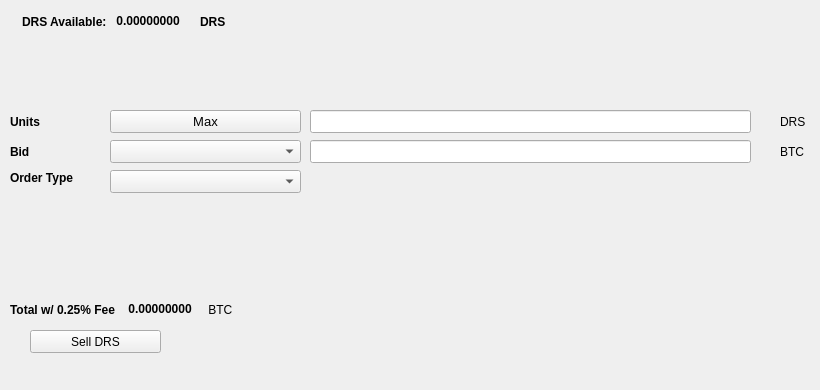
   <widget class="QWidget" name="SellTab">
    <attribute name="title">
     <string>Sell</string>
    </attribute>
    <widget class="QLabel" name="label_16">
     <property name="geometry">
      <rect>
       <x>780</x>
       <y>140</y>
       <width>31</width>
       <height>23</height>
      </rect>
     </property>
     <property name="text">
      <string>BTC</string>
     </property>
    </widget>
    <widget class="QComboBox" name="SellBidcomboBox">
     <property name="geometry">
      <rect>
       <x>110</x>
       <y>140</y>
       <width>191</width>
       <height>23</height>
      </rect>
     </property>
     <property name="font">
      <font>
       <pointsize>10</pointsize>
      </font>
     </property>
    </widget>
    <widget class="QLabel" name="label_18">
     <property name="geometry">
      <rect>
       <x>10</x>
       <y>110</y>
       <width>46</width>
       <height>23</height>
      </rect>
     </property>
     <property name="font">
      <font>
       <weight>75</weight>
       <bold>true</bold>
      </font>
     </property>
     <property name="text">
      <string>Units</string>
     </property>
    </widget>
    <widget class="QPushButton" name="Sell_Max_Amount">
     <property name="geometry">
      <rect>
       <x>110</x>
       <y>110</y>
       <width>191</width>
       <height>23</height>
      </rect>
     </property>
     <property name="font">
      <font>
       <pointsize>10</pointsize>
      </font>
     </property>
     <property name="text">
      <string>Max</string>
     </property>
    </widget>
    <widget class="QLabel" name="label_20">
     <property name="geometry">
      <rect>
       <x>10</x>
       <y>170</y>
       <width>91</width>
       <height>16</height>
      </rect>
     </property>
     <property name="font">
      <font>
       <weight>75</weight>
       <bold>true</bold>
      </font>
     </property>
     <property name="text">
      <string>Order Type</string>
     </property>
    </widget>
    <widget class="QComboBox" name="SellOrdertypeCombo">
     <property name="geometry">
      <rect>
       <x>110</x>
       <y>170</y>
       <width>191</width>
       <height>23</height>
      </rect>
     </property>
     <property name="font">
      <font>
       <pointsize>10</pointsize>
      </font>
     </property>
    </widget>
    <widget class="QLabel" name="label_21">
     <property name="geometry">
      <rect>
       <x>10</x>
       <y>140</y>
       <width>46</width>
       <height>23</height>
      </rect>
     </property>
     <property name="font">
      <font>
       <weight>75</weight>
       <bold>true</bold>
      </font>
     </property>
     <property name="text">
      <string>Bid</string>
     </property>
    </widget>
    <widget class="QLabel" name="label_22">
     <property name="geometry">
      <rect>
       <x>780</x>
       <y>110</y>
       <width>31</width>
       <height>23</height>
      </rect>
     </property>
     <property name="text">
      <string>DRS</string>
     </property>
    </widget>
    <widget class="QLineEdit" name="UnitsInputRS">
     <property name="geometry">
      <rect>
       <x>310</x>
       <y>110</y>
       <width>441</width>
       <height>23</height>
      </rect>
     </property>
     <property name="font">
      <font>
       <pointsize>9</pointsize>
       <weight>75</weight>
       <bold>true</bold>
      </font>
     </property>
    </widget>
    <widget class="QLineEdit" name="SellBidPriceEdit">
     <property name="geometry">
      <rect>
       <x>310</x>
       <y>140</y>
       <width>441</width>
       <height>23</height>
      </rect>
     </property>
     <property name="font">
      <font>
       <pointsize>9</pointsize>
       <weight>75</weight>
       <bold>true</bold>
      </font>
     </property>
    </widget>
    <widget class="QPushButton" name="SellRSBTN">
     <property name="geometry">
      <rect>
       <x>30</x>
       <y>330</y>
       <width>131</width>
       <height>23</height>
      </rect>
     </property>
     <property name="text">
      <string>Sell DRS</string>
     </property>
     <property name="icon">
      <iconset resource="../rupees">
       <normaloff>:/icons/bitcoin</normaloff>:/icons/bitcoin</iconset>
     </property>
    </widget>
    <widget class="QWidget" name="layoutWidget3">
     <property name="geometry">
      <rect>
       <x>22</x>
       <y>12</y>
       <width>258</width>
       <height>19</height>
      </rect>
     </property>
     <layout class="QHBoxLayout" name="horizontalLayout">
      <item>
       <widget class="QLabel" name="label232_2">
        <property name="font">
         <font>
          <weight>75</weight>
          <bold>true</bold>
         </font>
        </property>
        <property name="text">
         <string>DRS Available:</string>
        </property>
       </widget>
      </item>
      <item>
       <widget class="QLabel" name="RSAvailableLabel">
        <property name="palette">
         <palette>
          <active>
           <colorrole role="WindowText">
            <brush brushstyle="SolidPattern">
             <color alpha="255">
              <red>0</red>
              <green>0</green>
              <blue>0</blue>
             </color>
            </brush>
           </colorrole>
           <colorrole role="Button">
            <brush brushstyle="SolidPattern">
             <color alpha="255">
              <red>0</red>
              <green>170</green>
              <blue>0</blue>
             </color>
            </brush>
           </colorrole>
           <colorrole role="Light">
            <brush brushstyle="SolidPattern">
             <color alpha="255">
              <red>0</red>
              <green>255</green>
              <blue>0</blue>
             </color>
            </brush>
           </colorrole>
           <colorrole role="Midlight">
            <brush brushstyle="SolidPattern">
             <color alpha="255">
              <red>0</red>
              <green>212</green>
              <blue>0</blue>
             </color>
            </brush>
           </colorrole>
           <colorrole role="Dark">
            <brush brushstyle="SolidPattern">
             <color alpha="255">
              <red>0</red>
              <green>85</green>
              <blue>0</blue>
             </color>
            </brush>
           </colorrole>
           <colorrole role="Mid">
            <brush brushstyle="SolidPattern">
             <color alpha="255">
              <red>0</red>
              <green>113</green>
              <blue>0</blue>
             </color>
            </brush>
           </colorrole>
           <colorrole role="Text">
            <brush brushstyle="SolidPattern">
             <color alpha="255">
              <red>0</red>
              <green>170</green>
              <blue>0</blue>
             </color>
            </brush>
           </colorrole>
           <colorrole role="BrightText">
            <brush brushstyle="SolidPattern">
             <color alpha="255">
              <red>255</red>
              <green>255</green>
              <blue>255</blue>
             </color>
            </brush>
           </colorrole>
           <colorrole role="ButtonText">
            <brush brushstyle="SolidPattern">
             <color alpha="255">
              <red>0</red>
              <green>0</green>
              <blue>0</blue>
             </color>
            </brush>
           </colorrole>
           <colorrole role="Base">
            <brush brushstyle="SolidPattern">
             <color alpha="255">
              <red>255</red>
              <green>255</green>
              <blue>255</blue>
             </color>
            </brush>
           </colorrole>
           <colorrole role="Window">
            <brush brushstyle="SolidPattern">
             <color alpha="255">
              <red>0</red>
              <green>170</green>
              <blue>0</blue>
             </color>
            </brush>
           </colorrole>
           <colorrole role="Shadow">
            <brush brushstyle="SolidPattern">
             <color alpha="255">
              <red>0</red>
              <green>0</green>
              <blue>0</blue>
             </color>
            </brush>
           </colorrole>
           <colorrole role="AlternateBase">
            <brush brushstyle="SolidPattern">
             <color alpha="255">
              <red>127</red>
              <green>212</green>
              <blue>127</blue>
             </color>
            </brush>
           </colorrole>
           <colorrole role="ToolTipBase">
            <brush brushstyle="SolidPattern">
             <color alpha="255">
              <red>255</red>
              <green>255</green>
              <blue>220</blue>
             </color>
            </brush>
           </colorrole>
           <colorrole role="ToolTipText">
            <brush brushstyle="SolidPattern">
             <color alpha="255">
              <red>0</red>
              <green>0</green>
              <blue>0</blue>
             </color>
            </brush>
           </colorrole>
          </active>
          <inactive>
           <colorrole role="WindowText">
            <brush brushstyle="SolidPattern">
             <color alpha="255">
              <red>0</red>
              <green>0</green>
              <blue>0</blue>
             </color>
            </brush>
           </colorrole>
           <colorrole role="Button">
            <brush brushstyle="SolidPattern">
             <color alpha="255">
              <red>0</red>
              <green>170</green>
              <blue>0</blue>
             </color>
            </brush>
           </colorrole>
           <colorrole role="Light">
            <brush brushstyle="SolidPattern">
             <color alpha="255">
              <red>0</red>
              <green>255</green>
              <blue>0</blue>
             </color>
            </brush>
           </colorrole>
           <colorrole role="Midlight">
            <brush brushstyle="SolidPattern">
             <color alpha="255">
              <red>0</red>
              <green>212</green>
              <blue>0</blue>
             </color>
            </brush>
           </colorrole>
           <colorrole role="Dark">
            <brush brushstyle="SolidPattern">
             <color alpha="255">
              <red>0</red>
              <green>85</green>
              <blue>0</blue>
             </color>
            </brush>
           </colorrole>
           <colorrole role="Mid">
            <brush brushstyle="SolidPattern">
             <color alpha="255">
              <red>0</red>
              <green>113</green>
              <blue>0</blue>
             </color>
            </brush>
           </colorrole>
           <colorrole role="Text">
            <brush brushstyle="SolidPattern">
             <color alpha="255">
              <red>0</red>
              <green>170</green>
              <blue>0</blue>
             </color>
            </brush>
           </colorrole>
           <colorrole role="BrightText">
            <brush brushstyle="SolidPattern">
             <color alpha="255">
              <red>255</red>
              <green>255</green>
              <blue>255</blue>
             </color>
            </brush>
           </colorrole>
           <colorrole role="ButtonText">
            <brush brushstyle="SolidPattern">
             <color alpha="255">
              <red>0</red>
              <green>0</green>
              <blue>0</blue>
             </color>
            </brush>
           </colorrole>
           <colorrole role="Base">
            <brush brushstyle="SolidPattern">
             <color alpha="255">
              <red>255</red>
              <green>255</green>
              <blue>255</blue>
             </color>
            </brush>
           </colorrole>
           <colorrole role="Window">
            <brush brushstyle="SolidPattern">
             <color alpha="255">
              <red>0</red>
              <green>170</green>
              <blue>0</blue>
             </color>
            </brush>
           </colorrole>
           <colorrole role="Shadow">
            <brush brushstyle="SolidPattern">
             <color alpha="255">
              <red>0</red>
              <green>0</green>
              <blue>0</blue>
             </color>
            </brush>
           </colorrole>
           <colorrole role="AlternateBase">
            <brush brushstyle="SolidPattern">
             <color alpha="255">
              <red>127</red>
              <green>212</green>
              <blue>127</blue>
             </color>
            </brush>
           </colorrole>
           <colorrole role="ToolTipBase">
            <brush brushstyle="SolidPattern">
             <color alpha="255">
              <red>255</red>
              <green>255</green>
              <blue>220</blue>
             </color>
            </brush>
           </colorrole>
           <colorrole role="ToolTipText">
            <brush brushstyle="SolidPattern">
             <color alpha="255">
              <red>0</red>
              <green>0</green>
              <blue>0</blue>
             </color>
            </brush>
           </colorrole>
          </inactive>
          <disabled>
           <colorrole role="WindowText">
            <brush brushstyle="SolidPattern">
             <color alpha="255">
              <red>0</red>
              <green>85</green>
              <blue>0</blue>
             </color>
            </brush>
           </colorrole>
           <colorrole role="Button">
            <brush brushstyle="SolidPattern">
             <color alpha="255">
              <red>0</red>
              <green>170</green>
              <blue>0</blue>
             </color>
            </brush>
           </colorrole>
           <colorrole role="Light">
            <brush brushstyle="SolidPattern">
             <color alpha="255">
              <red>0</red>
              <green>255</green>
              <blue>0</blue>
             </color>
            </brush>
           </colorrole>
           <colorrole role="Midlight">
            <brush brushstyle="SolidPattern">
             <color alpha="255">
              <red>0</red>
              <green>212</green>
              <blue>0</blue>
             </color>
            </brush>
           </colorrole>
           <colorrole role="Dark">
            <brush brushstyle="SolidPattern">
             <color alpha="255">
              <red>0</red>
              <green>85</green>
              <blue>0</blue>
             </color>
            </brush>
           </colorrole>
           <colorrole role="Mid">
            <brush brushstyle="SolidPattern">
             <color alpha="255">
              <red>0</red>
              <green>113</green>
              <blue>0</blue>
             </color>
            </brush>
           </colorrole>
           <colorrole role="Text">
            <brush brushstyle="SolidPattern">
             <color alpha="255">
              <red>0</red>
              <green>85</green>
              <blue>0</blue>
             </color>
            </brush>
           </colorrole>
           <colorrole role="BrightText">
            <brush brushstyle="SolidPattern">
             <color alpha="255">
              <red>255</red>
              <green>255</green>
              <blue>255</blue>
             </color>
            </brush>
           </colorrole>
           <colorrole role="ButtonText">
            <brush brushstyle="SolidPattern">
             <color alpha="255">
              <red>0</red>
              <green>85</green>
              <blue>0</blue>
             </color>
            </brush>
           </colorrole>
           <colorrole role="Base">
            <brush brushstyle="SolidPattern">
             <color alpha="255">
              <red>0</red>
              <green>170</green>
              <blue>0</blue>
             </color>
            </brush>
           </colorrole>
           <colorrole role="Window">
            <brush brushstyle="SolidPattern">
             <color alpha="255">
              <red>0</red>
              <green>170</green>
              <blue>0</blue>
             </color>
            </brush>
           </colorrole>
           <colorrole role="Shadow">
            <brush brushstyle="SolidPattern">
             <color alpha="255">
              <red>0</red>
              <green>0</green>
              <blue>0</blue>
             </color>
            </brush>
           </colorrole>
           <colorrole role="AlternateBase">
            <brush brushstyle="SolidPattern">
             <color alpha="255">
              <red>0</red>
              <green>170</green>
              <blue>0</blue>
             </color>
            </brush>
           </colorrole>
           <colorrole role="ToolTipBase">
            <brush brushstyle="SolidPattern">
             <color alpha="255">
              <red>255</red>
              <green>255</green>
              <blue>220</blue>
             </color>
            </brush>
           </colorrole>
           <colorrole role="ToolTipText">
            <brush brushstyle="SolidPattern">
             <color alpha="255">
              <red>0</red>
              <green>0</green>
              <blue>0</blue>
             </color>
            </brush>
           </colorrole>
          </disabled>
         </palette>
        </property>
        <property name="font">
         <font>
          <weight>75</weight>
          <bold>true</bold>
         </font>
        </property>
        <property name="text">
         <string> 0.00000000 </string>
        </property>
        <property name="textInteractionFlags">
         <set>Qt::LinksAccessibleByMouse|Qt::TextSelectableByKeyboard|Qt::TextSelectableByMouse</set>
        </property>
       </widget>
      </item>
      <item>
       <widget class="QLabel" name="labelRS">
        <property name="font">
         <font>
          <weight>75</weight>
          <bold>true</bold>
         </font>
        </property>
        <property name="text">
         <string>DRS</string>
        </property>
       </widget>
      </item>
     </layout>
    </widget>
    <widget class="QWidget" name="layoutWidget">
     <property name="geometry">
      <rect>
       <x>10</x>
       <y>300</y>
       <width>268</width>
       <height>19</height>
      </rect>
     </property>
     <layout class="QHBoxLayout" name="horizontalLayout_2">
      <item>
       <widget class="QLabel" name="label_19">
        <property name="font">
         <font>
          <weight>75</weight>
          <bold>true</bold>
         </font>
        </property>
        <property name="text">
         <string>Total w/ 0.25% Fee </string>
        </property>
       </widget>
      </item>
      <item>
       <widget class="QLabel" name="SellCostLabel">
        <property name="palette">
         <palette>
          <active>
           <colorrole role="WindowText">
            <brush brushstyle="SolidPattern">
             <color alpha="255">
              <red>0</red>
              <green>0</green>
              <blue>0</blue>
             </color>
            </brush>
           </colorrole>
           <colorrole role="Button">
            <brush brushstyle="SolidPattern">
             <color alpha="255">
              <red>0</red>
              <green>170</green>
              <blue>0</blue>
             </color>
            </brush>
           </colorrole>
           <colorrole role="Light">
            <brush brushstyle="SolidPattern">
             <color alpha="255">
              <red>0</red>
              <green>255</green>
              <blue>0</blue>
             </color>
            </brush>
           </colorrole>
           <colorrole role="Midlight">
            <brush brushstyle="SolidPattern">
             <color alpha="255">
              <red>0</red>
              <green>212</green>
              <blue>0</blue>
             </color>
            </brush>
           </colorrole>
           <colorrole role="Dark">
            <brush brushstyle="SolidPattern">
             <color alpha="255">
              <red>0</red>
              <green>85</green>
              <blue>0</blue>
             </color>
            </brush>
           </colorrole>
           <colorrole role="Mid">
            <brush brushstyle="SolidPattern">
             <color alpha="255">
              <red>0</red>
              <green>113</green>
              <blue>0</blue>
             </color>
            </brush>
           </colorrole>
           <colorrole role="Text">
            <brush brushstyle="SolidPattern">
             <color alpha="255">
              <red>0</red>
              <green>170</green>
              <blue>0</blue>
             </color>
            </brush>
           </colorrole>
           <colorrole role="BrightText">
            <brush brushstyle="SolidPattern">
             <color alpha="255">
              <red>255</red>
              <green>255</green>
              <blue>255</blue>
             </color>
            </brush>
           </colorrole>
           <colorrole role="ButtonText">
            <brush brushstyle="SolidPattern">
             <color alpha="255">
              <red>0</red>
              <green>0</green>
              <blue>0</blue>
             </color>
            </brush>
           </colorrole>
           <colorrole role="Base">
            <brush brushstyle="SolidPattern">
             <color alpha="255">
              <red>255</red>
              <green>255</green>
              <blue>255</blue>
             </color>
            </brush>
           </colorrole>
           <colorrole role="Window">
            <brush brushstyle="SolidPattern">
             <color alpha="255">
              <red>0</red>
              <green>170</green>
              <blue>0</blue>
             </color>
            </brush>
           </colorrole>
           <colorrole role="Shadow">
            <brush brushstyle="SolidPattern">
             <color alpha="255">
              <red>0</red>
              <green>0</green>
              <blue>0</blue>
             </color>
            </brush>
           </colorrole>
           <colorrole role="AlternateBase">
            <brush brushstyle="SolidPattern">
             <color alpha="255">
              <red>127</red>
              <green>212</green>
              <blue>127</blue>
             </color>
            </brush>
           </colorrole>
           <colorrole role="ToolTipBase">
            <brush brushstyle="SolidPattern">
             <color alpha="255">
              <red>255</red>
              <green>255</green>
              <blue>220</blue>
             </color>
            </brush>
           </colorrole>
           <colorrole role="ToolTipText">
            <brush brushstyle="SolidPattern">
             <color alpha="255">
              <red>0</red>
              <green>0</green>
              <blue>0</blue>
             </color>
            </brush>
           </colorrole>
          </active>
          <inactive>
           <colorrole role="WindowText">
            <brush brushstyle="SolidPattern">
             <color alpha="255">
              <red>0</red>
              <green>0</green>
              <blue>0</blue>
             </color>
            </brush>
           </colorrole>
           <colorrole role="Button">
            <brush brushstyle="SolidPattern">
             <color alpha="255">
              <red>0</red>
              <green>170</green>
              <blue>0</blue>
             </color>
            </brush>
           </colorrole>
           <colorrole role="Light">
            <brush brushstyle="SolidPattern">
             <color alpha="255">
              <red>0</red>
              <green>255</green>
              <blue>0</blue>
             </color>
            </brush>
           </colorrole>
           <colorrole role="Midlight">
            <brush brushstyle="SolidPattern">
             <color alpha="255">
              <red>0</red>
              <green>212</green>
              <blue>0</blue>
             </color>
            </brush>
           </colorrole>
           <colorrole role="Dark">
            <brush brushstyle="SolidPattern">
             <color alpha="255">
              <red>0</red>
              <green>85</green>
              <blue>0</blue>
             </color>
            </brush>
           </colorrole>
           <colorrole role="Mid">
            <brush brushstyle="SolidPattern">
             <color alpha="255">
              <red>0</red>
              <green>113</green>
              <blue>0</blue>
             </color>
            </brush>
           </colorrole>
           <colorrole role="Text">
            <brush brushstyle="SolidPattern">
             <color alpha="255">
              <red>0</red>
              <green>170</green>
              <blue>0</blue>
             </color>
            </brush>
           </colorrole>
           <colorrole role="BrightText">
            <brush brushstyle="SolidPattern">
             <color alpha="255">
              <red>255</red>
              <green>255</green>
              <blue>255</blue>
             </color>
            </brush>
           </colorrole>
           <colorrole role="ButtonText">
            <brush brushstyle="SolidPattern">
             <color alpha="255">
              <red>0</red>
              <green>0</green>
              <blue>0</blue>
             </color>
            </brush>
           </colorrole>
           <colorrole role="Base">
            <brush brushstyle="SolidPattern">
             <color alpha="255">
              <red>255</red>
              <green>255</green>
              <blue>255</blue>
             </color>
            </brush>
           </colorrole>
           <colorrole role="Window">
            <brush brushstyle="SolidPattern">
             <color alpha="255">
              <red>0</red>
              <green>170</green>
              <blue>0</blue>
             </color>
            </brush>
           </colorrole>
           <colorrole role="Shadow">
            <brush brushstyle="SolidPattern">
             <color alpha="255">
              <red>0</red>
              <green>0</green>
              <blue>0</blue>
             </color>
            </brush>
           </colorrole>
           <colorrole role="AlternateBase">
            <brush brushstyle="SolidPattern">
             <color alpha="255">
              <red>127</red>
              <green>212</green>
              <blue>127</blue>
             </color>
            </brush>
           </colorrole>
           <colorrole role="ToolTipBase">
            <brush brushstyle="SolidPattern">
             <color alpha="255">
              <red>255</red>
              <green>255</green>
              <blue>220</blue>
             </color>
            </brush>
           </colorrole>
           <colorrole role="ToolTipText">
            <brush brushstyle="SolidPattern">
             <color alpha="255">
              <red>0</red>
              <green>0</green>
              <blue>0</blue>
             </color>
            </brush>
           </colorrole>
          </inactive>
          <disabled>
           <colorrole role="WindowText">
            <brush brushstyle="SolidPattern">
             <color alpha="255">
              <red>0</red>
              <green>85</green>
              <blue>0</blue>
             </color>
            </brush>
           </colorrole>
           <colorrole role="Button">
            <brush brushstyle="SolidPattern">
             <color alpha="255">
              <red>0</red>
              <green>170</green>
              <blue>0</blue>
             </color>
            </brush>
           </colorrole>
           <colorrole role="Light">
            <brush brushstyle="SolidPattern">
             <color alpha="255">
              <red>0</red>
              <green>255</green>
              <blue>0</blue>
             </color>
            </brush>
           </colorrole>
           <colorrole role="Midlight">
            <brush brushstyle="SolidPattern">
             <color alpha="255">
              <red>0</red>
              <green>212</green>
              <blue>0</blue>
             </color>
            </brush>
           </colorrole>
           <colorrole role="Dark">
            <brush brushstyle="SolidPattern">
             <color alpha="255">
              <red>0</red>
              <green>85</green>
              <blue>0</blue>
             </color>
            </brush>
           </colorrole>
           <colorrole role="Mid">
            <brush brushstyle="SolidPattern">
             <color alpha="255">
              <red>0</red>
              <green>113</green>
              <blue>0</blue>
             </color>
            </brush>
           </colorrole>
           <colorrole role="Text">
            <brush brushstyle="SolidPattern">
             <color alpha="255">
              <red>0</red>
              <green>85</green>
              <blue>0</blue>
             </color>
            </brush>
           </colorrole>
           <colorrole role="BrightText">
            <brush brushstyle="SolidPattern">
             <color alpha="255">
              <red>255</red>
              <green>255</green>
              <blue>255</blue>
             </color>
            </brush>
           </colorrole>
           <colorrole role="ButtonText">
            <brush brushstyle="SolidPattern">
             <color alpha="255">
              <red>0</red>
              <green>85</green>
              <blue>0</blue>
             </color>
            </brush>
           </colorrole>
           <colorrole role="Base">
            <brush brushstyle="SolidPattern">
             <color alpha="255">
              <red>0</red>
              <green>170</green>
              <blue>0</blue>
             </color>
            </brush>
           </colorrole>
           <colorrole role="Window">
            <brush brushstyle="SolidPattern">
             <color alpha="255">
              <red>0</red>
              <green>170</green>
              <blue>0</blue>
             </color>
            </brush>
           </colorrole>
           <colorrole role="Shadow">
            <brush brushstyle="SolidPattern">
             <color alpha="255">
              <red>0</red>
              <green>0</green>
              <blue>0</blue>
             </color>
            </brush>
           </colorrole>
           <colorrole role="AlternateBase">
            <brush brushstyle="SolidPattern">
             <color alpha="255">
              <red>0</red>
              <green>170</green>
              <blue>0</blue>
             </color>
            </brush>
           </colorrole>
           <colorrole role="ToolTipBase">
            <brush brushstyle="SolidPattern">
             <color alpha="255">
              <red>255</red>
              <green>255</green>
              <blue>220</blue>
             </color>
            </brush>
           </colorrole>
           <colorrole role="ToolTipText">
            <brush brushstyle="SolidPattern">
             <color alpha="255">
              <red>0</red>
              <green>0</green>
              <blue>0</blue>
             </color>
            </brush>
           </colorrole>
          </disabled>
         </palette>
        </property>
        <property name="font">
         <font>
          <weight>75</weight>
          <bold>true</bold>
         </font>
        </property>
        <property name="autoFillBackground">
         <bool>false</bool>
        </property>
        <property name="text">
         <string> 0.00000000</string>
        </property>
        <property name="textInteractionFlags">
         <set>Qt::LinksAccessibleByMouse|Qt::TextSelectableByMouse</set>
        </property>
       </widget>
      </item>
      <item>
       <widget class="QLabel" name="label_17">
        <property name="font">
         <font>
          <weight>50</weight>
          <bold>false</bold>
         </font>
        </property>
        <property name="text">
         <string> BTC</string>
        </property>
       </widget>
      </item>
     </layout>
    </widget>
    <widget class="QLabel" name="label_23">
     <property name="geometry">
      <rect>
       <x>460</x>
       <y>300</y>
       <width>281</width>
       <height>81</height>
      </rect>
     </property>
     <property name="text">
      <string/>
     </property>
     <property name="pixmap">
      <pixmap>:/images/bittrex</pixmap>
     </property>
    </widget>
   </widget>
